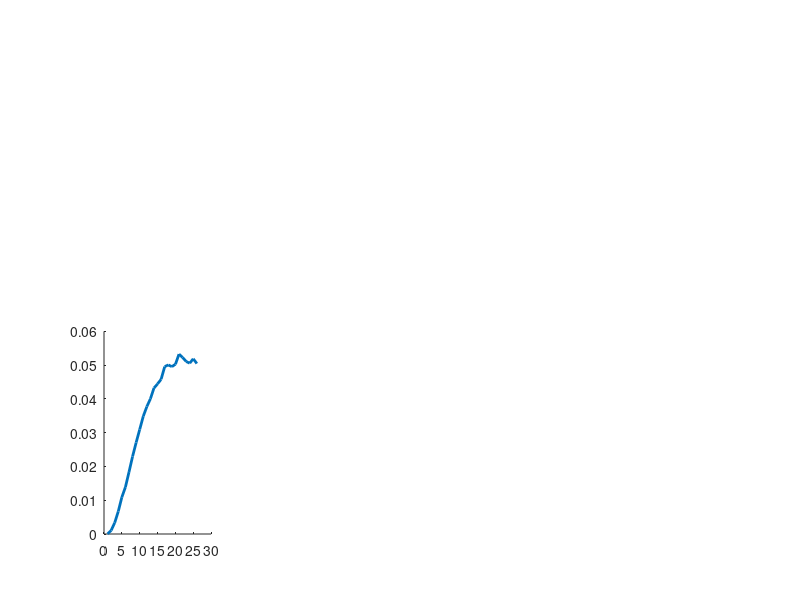

MATLAB code for this plot: (Note: this script raises an error after producing the figure.)
%From "A biophysical model of striatal microcircuits suggests delta/theta-rhythmically interleaved gamma and beta
% oscillations mediate periodicity in motor control"
%Julia A. K. Chartove, Michelle M. McCarthy, Benjamin R. Pittman-Polletta, Nancy J. Kopell
%Department of Mathematics & Statistics, Boston University, Boston, MA
%
%Fig 3. FSI network rhythms change with background excitation and synaptic strength.
%Power and frequency of delta/theta and gamma rhythms in FSI network mean voltage as a function of
%(A) tonic input current, 
%(B) gap junction conductance, and 
%(C) GABAA conductance.
%The parameters not being varied in plots A-C are held at the high DA values (Iapp = 14
%muA=cm2, gGJ = 0.3 mS/cm^2, gsyn = 0.005 mS/cm^2, taugaba = 13 ms. The solid line represents the
%mean value over 10 simulations per point. Shading represents standard deviation from these means. 
%(D) Gamma frequency as a function of GABAa synaptic time constant and level of dopamine. High DA 
%values are as previously stated; low DA values are Iapp = 7 muA=cm2, gGJ = 0.15 mS/cm^2, gsyn = 0.1 mS/cm^2.
%
%input matrices should be 10 columns, number of rows = length of x axis

load('example_data/fig3')

X1 = ggap;
X2 = gsyn;
X3 = tonic;
YMatrix1(:,1) = mean(ggap_gamma_stats');
YMatrix1(:,2) = mean(ggap_theta_stats');
YSD1 = zeros(size(YMatrix1));
YSD1(:,1) = std(ggap_gamma_stats');
YSD1(:,2) = std(ggap_theta_stats');
YMatrix2(:,1) = mean(gsyn_gamma_stats');
YMatrix2(:,2) = mean(gsyn_theta_stats');
YSD2(:,1) = std(gsyn_gamma_stats');
YSD2(:,2) = std(gsyn_theta_stats');
YMatrix3(:,1) = mean(tonic_gamma_stats');
YMatrix3(:,2) = mean(tonic_theta_stats');
YSD3(:,1) = std(tonic_gamma_stats');
YSD3(:,2) = std(tonic_theta_stats');
Y1 = mean(tonic_gamma_freq_stats');
Y2 = mean(tonic_theta_freq_stats');
YSD4 = std(tonic_gamma_freq_stats');
YSD4b = std(tonic_theta_freq_stats');

figure

%(A) tonic input current
subplot5 = subplot(2,4,5);
hold(subplot5,'on');
plot1 = plot(X3,YMatrix3(:,1),'LineWidth',2);
set(plot1(1),'DisplayName','\gamma Power');
errorghost(tonic_gamma_stats',X3,'b');
xlabel('I_{app} (mA/cm^2)');
axis(subplot5,'tight');
ylim([0 0.07]);
ylabel('Gamma spectral power');
yyaxis right
plot(X3,Y1,'DisplayName','\gamma Freq.','LineWidth',2);
errorghost(tonic_gamma_freq_stats',X3,'r');
ylim([40 100])
legend('Location','southeast')

subplot6 = subplot(2,4,1);
hold(subplot6,'on');
plot1 = plot(X3,YMatrix3(:,2),'LineWidth',2);
set(plot1(1),'DisplayName','\delta/\theta Power');
errorghost(tonic_theta_stats',X3,'b');
xlabel('I_{app} (mA/cm^2)');
axis(subplot6,'tight');
ylim([0 0.02])
ylabel('Delta/theta spectral power');
yyaxis right
plot(X3,Y2,'DisplayName','\delta/\theta Freq.','LineWidth',2);
errorghost(tonic_theta_freq_stats',X3,'r');
legend('Location','southeast')
ylim([0 10])

%(B) gap junction conductance
subplot1 = subplot(2,4,6);
hold(subplot1,'on');
plot(X1,YMatrix1(:,1),'LineWidth',2,'DisplayName','\gamma power');
errorghost(ggap_gamma_stats',X1,'b');
xlabel('g_{GJ} (mS/cm^2)');
axis(subplot1,'tight');
ylim([0 0.07]);
yyaxis right
plot(X1,mean(ggap_gamma_freq_stats'),'DisplayName','\gamma freq.','LineWidth',2);
errorghost(ggap_gamma_freq_stats',X1,'r');
ylim([40 100])

subplot2 = subplot(2,4,2);
hold(subplot2,'on');
plot(X1,mean(ggap_theta_stats'),'LineWidth',2,'DisplayName','\delta/\thetapower');
errorghost(ggap_theta_stats',X1,'b');
xlabel('g_{GJ} (mS/cm^2)');
axis(subplot2,'tight');
ylim([0 0.02])
yyaxis right
plot(X1,mean(ggap_theta_freq_stats'),'DisplayName','\delta/\theta freq.','LineWidth',2);
errorghost(ggap_theta_freq_stats',X1,'r');
ylim([0 10])

%(C) GABAA conductance
subplot3 = subplot(2,4,7);
hold(subplot3,'on');
plot3 = plot(X2,YMatrix2(:,1),'LineWidth',2);
set(plot3(1),'DisplayName','\gamma Power');
errorghost(gsyn_gamma_stats',X2,'b');
xlabel('g_{GABA_a} (mS/cm^2)');
axis(subplot3,'tight');
ylim([0 0.07]);
yyaxis right
plot(X2,mean(gsyn_gamma_freq_stats'),'DisplayName','\gamma Freq.','LineWidth',2);
errorghost(gsyn_gamma_freq_stats',X2,'r');
ylim([40 100])
ylabel('Gamma frequency (Hz)');

subplot4 = subplot(2,4,3);
hold(subplot4,'on');
plot4 = plot(X2,YMatrix2(:,2),'LineWidth',2);
set(plot4(1),'DisplayName','\delta/\theta Power');
errorghost(gsyn_theta_stats',X2,'b');
xlabel('g_{GABA_a} (mS/cm^2)');
axis(subplot4,'tight');
ylim([0 0.02])
yyaxis right
plot(X2,mean(gsyn_theta_freq_stats'),'DisplayName','\delta/\theta Freq.','LineWidth',2);
errorghost(gsyn_theta_freq_stats',X2,'r');
ylim([0 10])
ylabel('Delta/theta frequency (Hz)');

%(D) Gamma frequency as a function of GABAa synaptic time constant and level of dopamine.
subplot7 = subplot(2,4,[4,8]);
hold(subplot7,'on');
p1 = plot(tau_gaba,mean(ing_high_DA_gamma_freq'),'k','LineWidth',2,'DisplayName','\gamma Freq. (high DA)');
p2 = plot(tau_gaba,mean(ing_low_DA_gamma_freq'),'--k','LineWidth',2,'DisplayName','\gamma Freq. (low DA)');
xlabel('\tau_{GABA_a} (ms)');
ylabel('Gamma frequency (Hz)');
errorghost(ing_high_DA_gamma_freq',tau_gaba,'k');
errorghost(ing_low_DA_gamma_freq',tau_gaba,'k');
axis(subplot7,'tight');
ylim([40 100])
set(gca,'YAxisLocation','right');
legend('Location','best')
supersizeme(2)